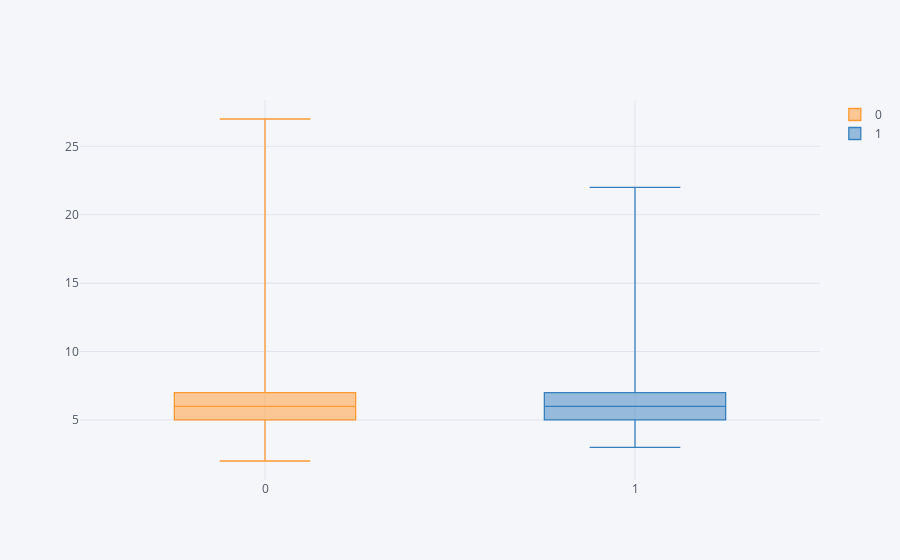

Notebook cell for this chart:
### Code cell
#word count
df['nr_of_words'] = df['Headline'].str.split().str.len()
df['nr_of_words'] = df['nr_of_words'] / df['nr_of_char'].max()
df[['label', 'nr_of_words']].pivot(columns = 'label', values = 'nr_of_words').iplot(kind = 'box')

### Figure 1 — Plotly figure (JSON) as saved in the notebook; plotly's stock layout.template omitted (floating-point values rounded to 4 significant figures; data arrays with more than 128 entries replaced by an {"elided": "..."} marker saying what was removed)
{"data": [{"boxpoints": false, "line": {"width": 1.3}, "marker": {"color": "rgba(255, 153, 51, 1.0)"}, "name": "0", "orientation": "v", "y": {"elided": "1836 int values"}, "type": "box"}, {"boxpoints": false, "line": {"width": 1.3}, "marker": {"color": "rgba(55, 128, 191, 1.0)"}, "name": "1", "orientation": "v", "y": {"elided": "1836 int values"}, "type": "box"}], "layout": {"legend": {"bgcolor": "#F5F6F9", "font": {"color": "#4D5663"}}, "paper_bgcolor": "#F5F6F9", "plot_bgcolor": "#F5F6F9", "title": {"font": {"color": "#4D5663"}}, "xaxis": {"gridcolor": "#E1E5ED", "showgrid": true, "tickfont": {"color": "#4D5663"}, "title": {"font": {"color": "#4D5663"}, "text": ""}, "zerolinecolor": "#E1E5ED", "type": "category", "range": [-0.5, 1.5], "autorange": true}, "yaxis": {"gridcolor": "#E1E5ED", "showgrid": true, "tickfont": {"color": "#4D5663"}, "title": {"font": {"color": "#4D5663"}, "text": ""}, "zerolinecolor": "#E1E5ED", "type": "linear", "range": [0.6111, 28.39], "autorange": true}, "autosize": true}}
